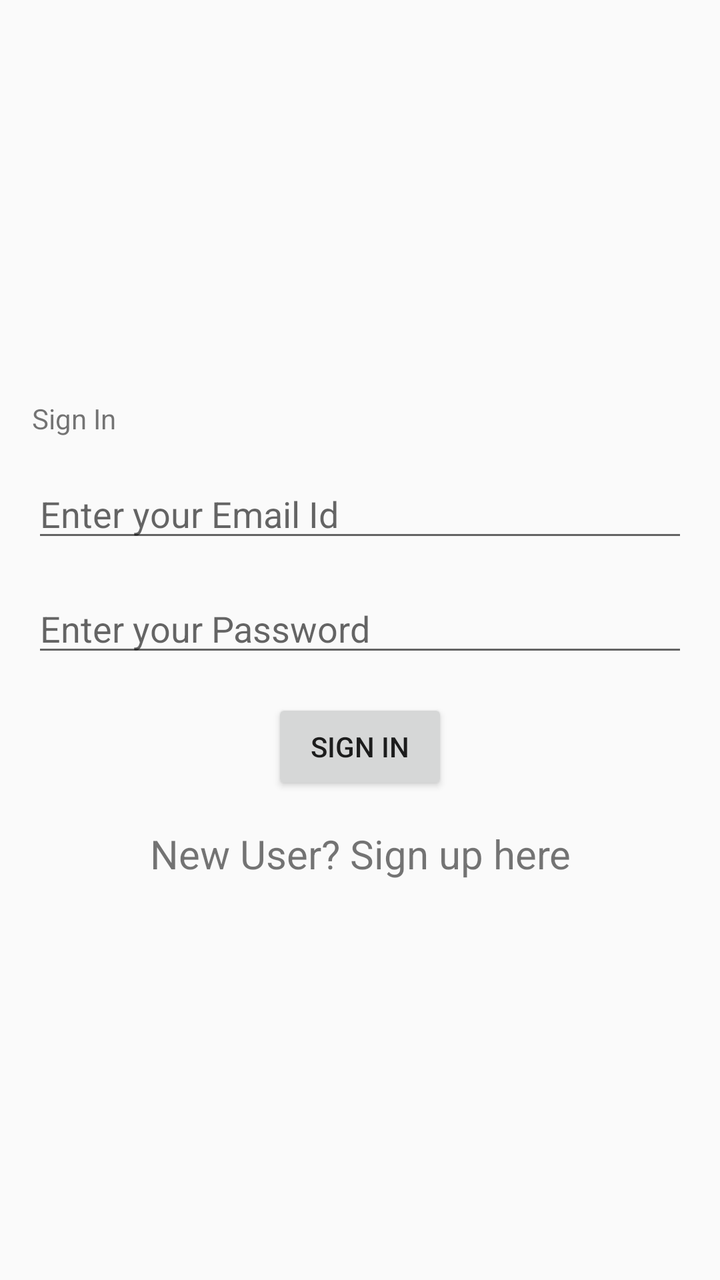
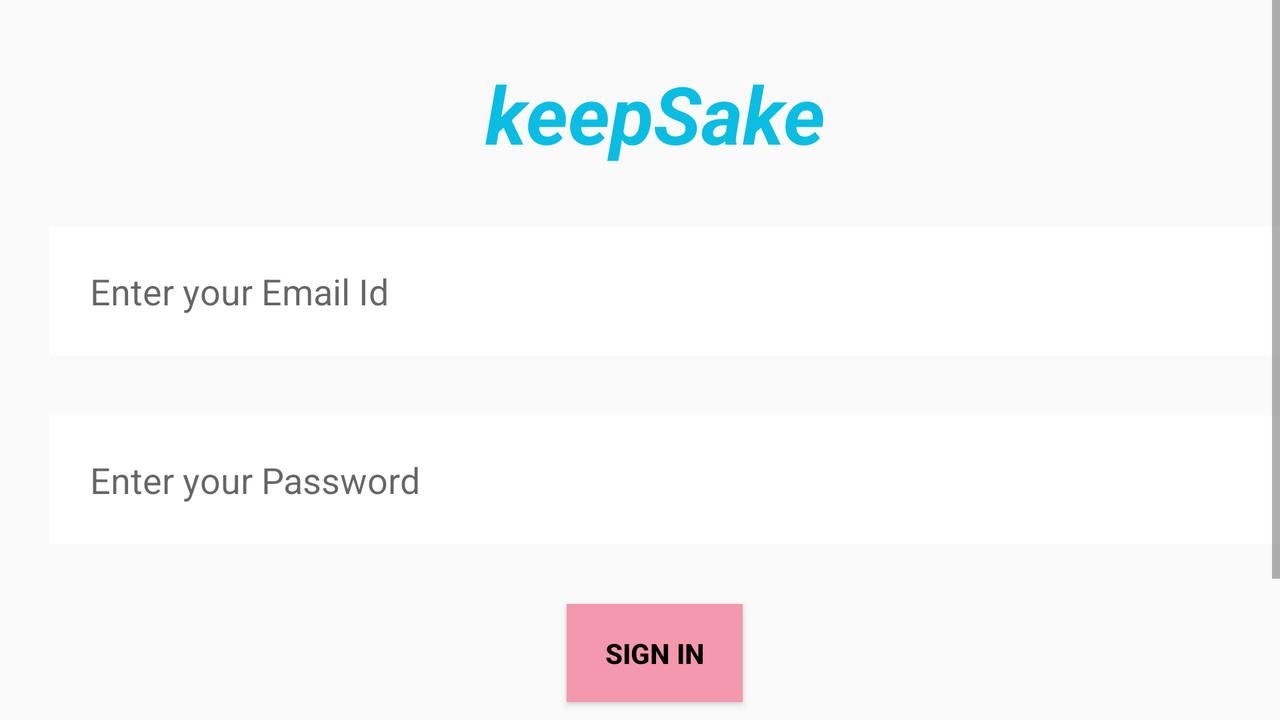

An Android layout and its configuration variant, each rendered on a device that would load it. The default file and the variant file are quoted in full after the pictures.
<!-- AndroidManifest.xml: application theme AppTheme -->
<!-- res/layout/fragment_sign_in.xml -->
<?xml version="1.0" encoding="utf-8"?>
<RelativeLayout xmlns:android="http://schemas.android.com/apk/res/android"
    xmlns:tools="http://schemas.android.com/tools"
    android:layout_width="match_parent"
    android:layout_height="match_parent"
    android:paddingBottom="16dp"
    android:paddingTop="16dp"
    android:paddingRight="16dp"
    android:paddingLeft="16dp"
    tools:context=".SignIn">
    
    <LinearLayout
        android:layout_centerHorizontal="true"
        android:layout_centerVertical="true"
        android:orientation="vertical"
        android:layout_width="match_parent"
        android:layout_height="wrap_content">

        <TextView
            android:layout_width="match_parent"
            android:layout_height="wrap_content"
            android:text="Sign In"/>
        
        <EditText
            android:id="@+id/email"
            android:inputType="textEmailAddress"
            android:hint="@string/emailhint"
            android:layout_width="match_parent"
            android:layout_height="wrap_content"
            android:layout_marginTop="16dp"/>

        <EditText
            android:id="@+id/password"
            android:inputType="textPassword"
            android:hint="@string/passwordhint"
            android:layout_width="match_parent"
            android:layout_height="wrap_content"
            android:layout_marginTop="16dp"/>
        
        <Button
            android:id="@+id/btnSignin"
            android:text="@string/signinbtn"
            android:layout_width="wrap_content"
            android:layout_height="wrap_content"
            android:layout_gravity="center"
            android:layout_marginTop="16dp"/>

        <TextView
            android:id="@+id/signuptext"
            android:layout_width="match_parent"
            android:layout_height="wrap_content"
            android:text="@string/newuser"
            android:textSize="20sp"
            android:textAlignment="center"
            android:layout_marginTop="16dp"/>

    </LinearLayout>


</RelativeLayout>
<!-- resources referenced by this layout -->
<resources>
  <string name="emailhint">Enter your Email Id</string>
  <string name="newuser">New User? Sign up here</string>
  <string name="passwordhint">Enter your Password</string>
  <string name="signinbtn">Sign In</string>
  <style name="AppTheme" parent="Theme.AppCompat.Light.DarkActionBar">
          
          <item name="colorPrimary">@color/colorPrimary</item>
          <item name="colorPrimaryDark">@color/colorPrimaryDark</item>
          <item name="colorAccent">@color/colorAccent</item>
      </style>
</resources>
<!-- res/layout-land/fragment_sign_in.xml (the author's variant of the layout above) -->
<!-- drawn on the phone turned sideways -->
<?xml version="1.0" encoding="utf-8"?>
<ScrollView xmlns:android="http://schemas.android.com/apk/res/android"
    android:id="@+id/scrollView"
    android:layout_width="match_parent"
    android:layout_height="match_parent"
    android:fillViewport="true"
    android:background="@drawable/keepsake">

        <LinearLayout
            android:orientation="vertical"
            android:layout_width="match_parent"
            android:layout_height="wrap_content"
            android:layout_marginStart="15dp">


            <TextView
                android:layout_width="match_parent"
                android:layout_height="wrap_content"
                android:text="@string/keepsake"
                android:textStyle="italic|bold"
                android:textSize="40sp"
                android:textColor="#0abde3"
                android:textAlignment="center"
                android:layout_marginTop="30dp"/>

            <EditText
                android:id="@+id/email"
                android:inputType="textEmailAddress"
                android:hint="@string/emailhint"
                android:layout_width="match_parent"
                android:background="#FFF"
                android:padding="20dp"
                android:layout_height="wrap_content"
                android:layout_marginTop="30dp"
                android:layout_marginStart="10dp"/>

            <EditText
                android:id="@+id/password"
                android:inputType="textPassword"
                android:hint="@string/passwordhint"
                android:layout_width="match_parent"
                android:layout_height="wrap_content"
                android:background="#FFF"
                android:padding="20dp"
                android:layout_marginTop="30dp"
                android:layout_marginStart="10dp"/>

            <Button
                android:id="@+id/btnSignin"
                android:text="@string/signinbtn"
                android:layout_width="wrap_content"
                android:layout_height="wrap_content"
                android:layout_gravity="center"
                android:background="#f498ad"
                android:textColor="#000"
                android:textStyle="bold"
                android:padding="15dp"
                android:layout_marginTop="30dp"/>

            <TextView
                android:id="@+id/signuptext"
                android:layout_width="match_parent"
                android:layout_height="wrap_content"
                android:text="@string/newuser"
                android:textSize="20sp"
                android:textStyle="bold|italic"
                android:textColor="#000"
                android:textAlignment="center"
                android:layout_marginTop="40dp"
                android:layout_marginBottom="30dp"/>

        </LinearLayout>

    </ScrollView>
<!-- resources referenced by the variant -->
<!-- as the phone turned sideways resolves them -->
<resources>
  <string name="emailhint">Enter your Email Id</string>
  <string name="keepsake">keepSake</string>
  <string name="newuser">New User? Sign up here</string>
  <string name="passwordhint">Enter your Password</string>
  <string name="signinbtn">Sign In</string>
  <style name="AppTheme" parent="Theme.AppCompat.Light.DarkActionBar">
          
          <item name="colorPrimary">@color/colorPrimary</item>
          <item name="colorPrimaryDark">@color/colorPrimaryDark</item>
          <item name="colorAccent">@color/colorAccent</item>
      </style>
</resources>
